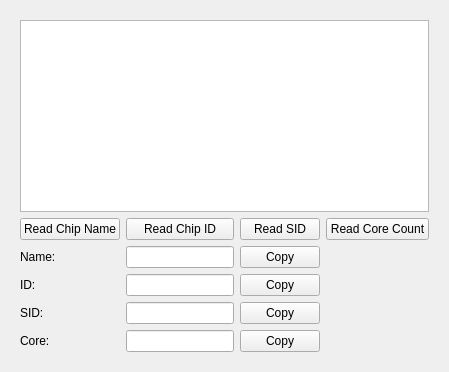
      <widget class="QWidget" name="chip_tab">
       <attribute name="title">
        <string>Chip</string>
       </attribute>
       <layout class="QVBoxLayout" name="chipTabLayout">
        <item>
         <widget class="QWidget" name="gridLayoutWidget">
          <layout class="QGridLayout" name="gridLayout_2">
           <item row="0" column="0" colspan="4">
            <widget class="QTextBrowser" name="chip_info_textBrowser">
             <property name="html">
              <string>&lt;!DOCTYPE HTML PUBLIC &quot;-//W3C//DTD HTML 4.0//EN&quot; &quot;http://www.w3.org/TR/REC-html40/strict.dtd&quot;&gt;
&lt;html&gt;&lt;head&gt;&lt;meta name=&quot;qrichtext&quot; content=&quot;1&quot; /&gt;&lt;style type=&quot;text/css&quot;&gt;
p, li { white-space: pre-wrap; }
&lt;/style&gt;&lt;/head&gt;&lt;body style=&quot; font-family:'Sans Serif'; font-size:9pt; font-weight:400; font-style:normal;&quot;&gt;
&lt;p style=&quot;-qt-paragraph-type:empty; margin-top:0px; margin-bottom:0px; margin-left:0px; margin-right:0px; -qt-block-indent:0; text-indent:0px;&quot;&gt;&lt;br /&gt;&lt;/p&gt;&lt;/body&gt;&lt;/html&gt;</string>
             </property>
            </widget>
           </item>
           <item row="1" column="0">
            <widget class="QPushButton" name="chip_chip_name_pushButton">
             <property name="text">
              <string>Read Chip Name</string>
             </property>
            </widget>
           </item>
           <item row="1" column="1">
            <widget class="QPushButton" name="chip_chip_id_pushButton_2">
             <property name="text">
              <string>Read Chip ID</string>
             </property>
            </widget>
           </item>
           <item row="1" column="2">
            <widget class="QPushButton" name="chip_chip_sid_pushButton_3">
             <property name="text">
              <string>Read SID</string>
             </property>
            </widget>
           </item>
           <item row="1" column="3">
            <widget class="QPushButton" name="chip_chip_core_pushButton_4">
             <property name="text">
              <string>Read Core Count</string>
             </property>
            </widget>
           </item>
           <item row="2" column="0">
            <widget class="QLabel" name="chip_name_label">
             <property name="text">
              <string>Name:</string>
             </property>
            </widget>
           </item>
           <item row="2" column="1">
            <widget class="QLineEdit" name="chip_name_lineEdit">
             <property name="readOnly">
              <bool>true</bool>
             </property>
            </widget>
           </item>
           <item row="2" column="2">
            <widget class="QPushButton" name="chip_name_copy_pushButton">
             <property name="text">
              <string>Copy</string>
             </property>
            </widget>
           </item>
           <item row="2" column="3" rowspan="4">
            <spacer name="horizontalSpacer_2">
             <property name="orientation">
              <enum>Qt::Horizontal</enum>
             </property>
             <property name="sizeHint" stdset="0">
              <size>
               <width>40</width>
               <height>20</height>
              </size>
             </property>
            </spacer>
           </item>
           <item row="3" column="0">
            <widget class="QLabel" name="chip_id_label">
             <property name="text">
              <string>ID:</string>
             </property>
            </widget>
           </item>
           <item row="3" column="1">
            <widget class="QLineEdit" name="chip_id_lineEdit">
             <property name="readOnly">
              <bool>true</bool>
             </property>
            </widget>
           </item>
           <item row="3" column="2">
            <widget class="QPushButton" name="chip_id_copy_pushButton">
             <property name="text">
              <string>Copy</string>
             </property>
            </widget>
           </item>
           <item row="4" column="0">
            <widget class="QLabel" name="chip_sid_label">
             <property name="text">
              <string>SID:</string>
             </property>
            </widget>
           </item>
           <item row="4" column="1">
            <widget class="QLineEdit" name="chip_sid_lineEdit">
             <property name="readOnly">
              <bool>true</bool>
             </property>
            </widget>
           </item>
           <item row="4" column="2">
            <widget class="QPushButton" name="chip_sid_copy_pushButton">
             <property name="text">
              <string>Copy</string>
             </property>
            </widget>
           </item>
           <item row="5" column="0">
            <widget class="QLabel" name="chip_core_label">
             <property name="text">
              <string>Core:</string>
             </property>
            </widget>
           </item>
           <item row="5" column="1">
            <widget class="QLineEdit" name="chip_core_lineEdit">
             <property name="readOnly">
              <bool>true</bool>
             </property>
            </widget>
           </item>
           <item row="5" column="2">
            <widget class="QPushButton" name="chip_core_copy_pushButton">
             <property name="text">
              <string>Copy</string>
             </property>
            </widget>
           </item>
          </layout>
         </widget>
        </item>
       </layout>
      </widget>
